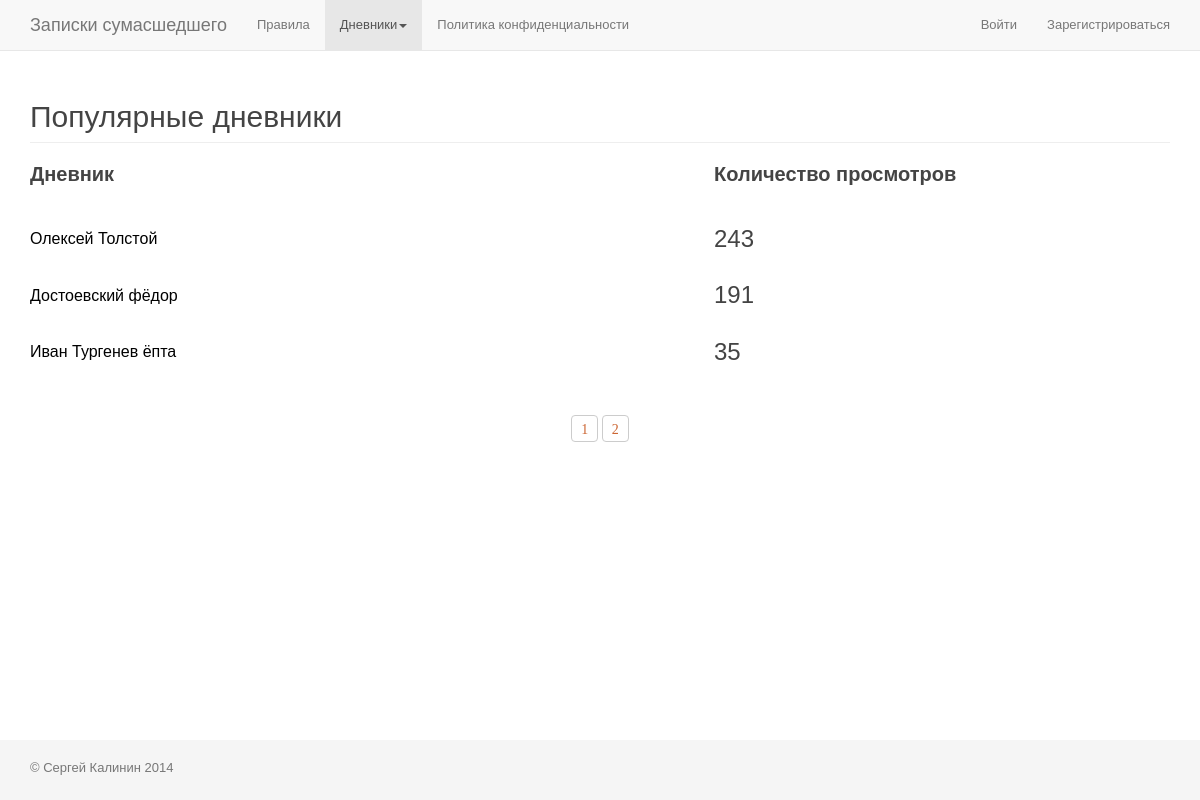
The page /most_popular_authors/ on the database as committed earlier.
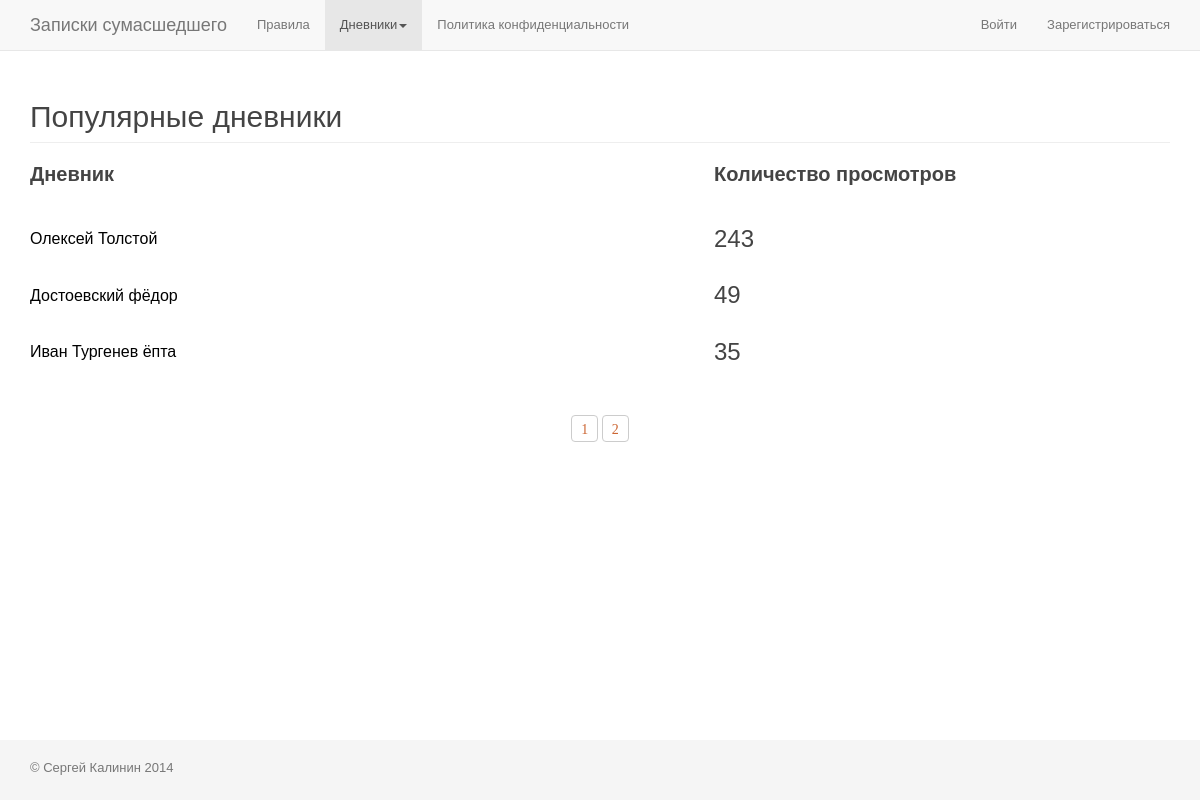
The same page on the database as committed later.
### app_accounts/models.py (models this page shows, shortened)
class UserProfile(User):
	gender = models.ForeignKey(
		Gender,
		verbose_name='Пол',
		blank=True,
		null=True,
	)
	nickname = models.CharField(
		'Отображаемое имя',
		max_length=50,
		blank=False,
	)
	phone = models.CharField(
		max_length=50,
		blank=False,
	)
	skype = models.CharField(
		max_length=50,
		blank=False,
	)
	other = models.TextField(
		max_length=500,
		blank=False,
	)
	avatar = models.ImageField(
		upload_to='userprofile/avatar/',
		blank=True,
		null=True,
	)
	views = models.IntegerField(
		default=0,
		null=False,
		blank=True,
	)
	objects = UserManager()
	@classmethod
	def get_popular_authors_entries(self):
		return self.objects.filter(is_active=1, is_superuser=0).order_by('-views')

### app_zapsum/views.py (the view)
# urls.py: url(r'^most_popular_authors/$', 'views.most_popular_authors', name='most_popular_authors'),
def most_popular_authors(request):
	popular_authors = UserProfile.get_popular_authors_entries()
	paginator = Paginator(popular_authors, 3)
	list_pages = paginator.page_range
	page = request.GET.get('page')
	try:
		popular_authors_paginated = paginator.page(page)
	except PageNotAnInteger:
		popular_authors_paginated = paginator.page(1)
	except EmptyPage:
		popular_authors_paginated = paginator.page(paginator.num_pages)
	last_page = list_pages[-1]
	first_page = list_pages[0]
	t = loader.get_template('page_most_popular_authors.html')
	c = RequestContext(request, {
		'popular_authors': popular_authors,
		'list_pages': list_pages,
		'popular_authors_paginated': popular_authors_paginated,
		'last_page': last_page,
		'first_page': first_page,
	}, [custom_proc])
	return HttpResponse(t.render(c))

### app_accounts/templatetags/tags_app_accounts.py (called while the page is built)
@register.inclusion_tag("part_auth_area.html")
def part_auth_area(user):
	if user:
		return {
			'is_authenticated': user.is_authenticated,
			'username': user.username,
			'user_id': user.pk,
		}

### app_zapsum/templatetags/tags_app_zapsum.py (called while the page is built)
@register.inclusion_tag("part_pagination.html")
def part_pagination(entries, list_pages, last_page, first_page):
	return {
		'entries_paginated': entries,
		'list_pages': list_pages,
		'last_page': last_page,
		'first_page': first_page,
	}

### app_zapsum/views.py (called while the page is built)
def custom_proc(request):
	return{
		'request': request,
	}

### app_zapsum/templates/page_most_popular_authors.html (shortened to what this page needs)
{% extends "page_base.html" %}
{% load tags_app_zapsum %}
{% block content %}
	<section class="section popular_authors">
		<div class="page-header">
			<h2>Популярные дневники</h2>
		</div>
		<table class="list_table">
			<thead>
				<tr>
					<td>Дневник</td>
					<td>Количество просмотров</td>
				</tr>
			</thead>
			<tbody>
				{% for entry in popular_authors_paginated %}
					<tr class="article author_line">
						<td class="cell_title">
							<a class="article_link" href="/profile/{{ entry.id }}/">
								{% if entry.nickname %}
									<h3 class="h3">{{ entry.nickname }}</h3>
								{% endif %}
							</a>
						</td>
						<td class="cell_actions">
							{% if entry.views %}
								<h3 class="h3">{{ entry.views }}</h3>
							{% endif %}
						</td>
					</tr>
				{% endfor %}
			</tbody>
		</table>
		{% part_pagination all_user_entries_paginated list_pages last_page first_page %}
	</section>
{% endblock %}

### zapsum/templates/page_base.html (shortened to what this page needs)
<!DOCTYPE html>
{% load staticfiles %}
{% load tags_app_accounts %}
<html lang="ru">
	<head>
		<link href="{% static 'zapsum/css/bootstrap/bootstrap.min.css' %}" rel="stylesheet">
		<link href="{% static 'zapsum/css/bootstrap/sticky-footer-navbar.css' %}" rel="stylesheet">
		<link href="{% static 'zapsum/css/styles.css' %}" rel="stylesheet">
		<link href="{% static 'app_accounts/css/styles.css' %}" rel="stylesheet">
		<link href="{% static 'app_zapsum/css/styles.css' %}" rel="stylesheet">
	</head>
	<body>
		<div class="navbar navbar-default navbar-fixed-top nav_top" role="navigation">
			<div class="container">
				<div class="navbar-header">
					<a class="navbar-brand" href="{% url 'rules' %}">Записки сумасшедшего</a>
				</div>
				<div class="collapse navbar-collapse">
				  <ul class="nav navbar-nav">
					<li><a href="{% url 'rules' %}">Правила</a></li>
					<li class="dropdown">
						<a href="#" class="dropdown-toggle" data-toggle="dropdown">Дневники<span class="caret"></span></a>
					</li>
					<li><a href="{% url 'privacy_policy' %}">Политика конфиденциальности</a></li>
				  </ul>
					<ul class="nav navbar-nav navbar-right">
						{% part_auth_area request.user %}
					</ul>
				</div>
			</div>
		</div>
		<div class="container main_container">
			{% block content %}{% endblock %}
		</div>
		<div class="footer">
			<div class="container">
				<p class="text-muted">© Сергей Калинин 2014</p>
			</div>
		</div>
	</body>
</html>

### app_accounts/templates/part_auth_area.html
{% if is_authenticated %}
	<li>
		<a id="login" href="/profile/{{ user_id }}/" onclick="preventDefault()">{{ username }}</a>
	</li>
	<li>
		<a id="exit_link" href="{% url 'logout' %}">(Выйти)</a>
	</li>
{% else %}
	<li>
		<a href="{% url 'authentication' %}">Войти</a>
	</li>
	<li>
		<a href="{% url 'registration' %}">Зарегистрироваться</a>
	</li>
{% endif %}

### app_zapsum/templates/part_pagination.html (shortened to what this page needs)
{% if last_page > 1 %}
	<div class="pager_outer">
		<div class="pager">
			<span>
				{% for page in list_pages  %}
					<div class="btn-group">
						{% if entries_paginated.number == page %}
							<button type="button" class="btn btn-default">
								<span class="a glyphicon">{{ page }}</span>
							</button>
						{% else %}
							<button type="button" class="btn btn-default">
								<a class="a num glyphicon" href="?page={{ page }}">{{ page }}</a>
							</button>
						{% endif %}
					</div>
				{% endfor %}
			</span>
		</div>
	</div>
{% endif %}

### zapsum/static/zapsum/css/styles.css (style rules this page uses)
html, body, div, h1, h2, h3, h4, h5, h6, a, a img, p, ul, ol, li, span, fieldset , form, dl, dd, dt, table, tr, td, img { border: none; margin: 0; outline: none; padding: 0; }
body { font: normal 13px arial, sans-serif; color: #444; }
a { color: #cc6633; }
ul { list-style-type: none; }
body > .main_container { padding-bottom: 80px; }
.pager .btn { padding: 0; }
.pager .a { padding: 3px 9px 8px; }
.list_table { width: 100%; margin-bottom: 40px; }
.list_table thead { font: bold 20px arial, sans-serif; }
.list_table thead td { padding-bottom: 20px; }
.list_table .cell_title { padding: 0 20px 0 0; }
.list_table .cell_title .h3 { font: 16px arial, sans-serif; color: #000; }
.list_table .cell_actions { width: 40%; }

Rows that differ between the two databases and show on the page:
changed UserProfile "Достоевский фёдор": views "191" → "49"
